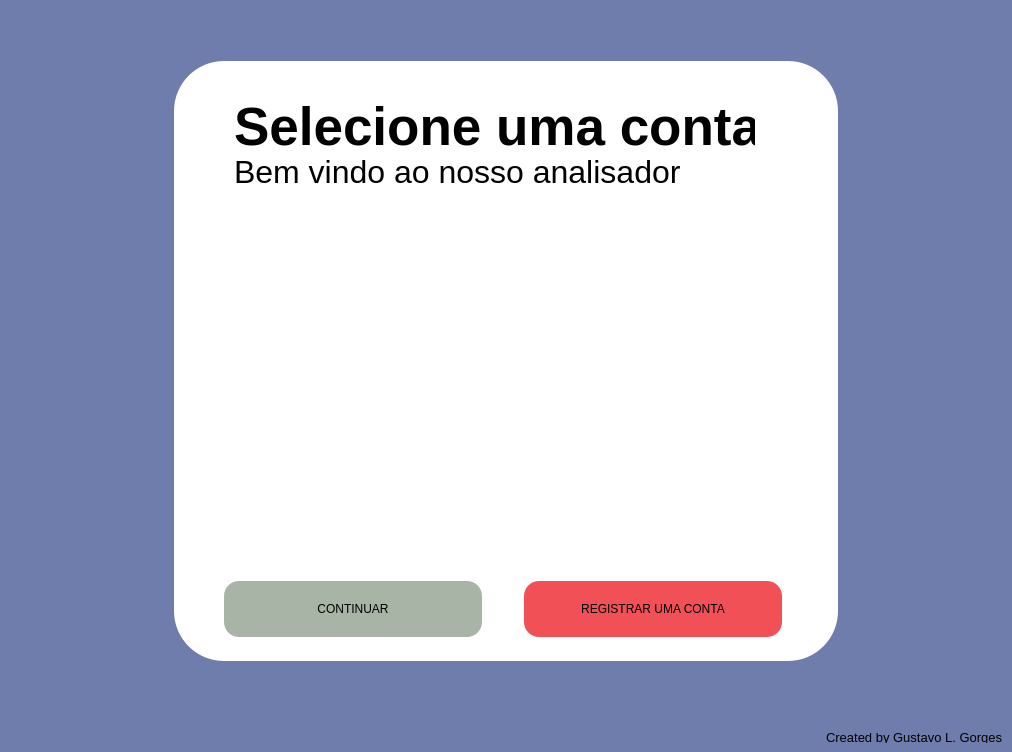
<?xml version="1.0" encoding="UTF-8"?>
<ui version="4.0">
 <class>MainWindow</class>
 <widget class="QMainWindow" name="MainWindow">
  <property name="geometry">
   <rect>
    <x>0</x>
    <y>0</y>
    <width>1012</width>
    <height>752</height>
   </rect>
  </property>
  <property name="minimumSize">
   <size>
    <width>680</width>
    <height>670</height>
   </size>
  </property>
  <property name="windowTitle">
   <string>Cesusc personal analyzer</string>
  </property>
  <property name="styleSheet">
   <string notr="true">background-color:#6E7DAB;</string>
  </property>
  <widget class="QWidget" name="centralwidget">
   <layout class="QVBoxLayout" name="verticalLayout">
    <property name="spacing">
     <number>0</number>
    </property>
    <property name="leftMargin">
     <number>0</number>
    </property>
    <property name="topMargin">
     <number>0</number>
    </property>
    <property name="rightMargin">
     <number>0</number>
    </property>
    <property name="bottomMargin">
     <number>0</number>
    </property>
    <item>
     <widget class="QFrame" name="mainFrame">
      <property name="frameShape">
       <enum>QFrame::NoFrame</enum>
      </property>
      <property name="frameShadow">
       <enum>QFrame::Plain</enum>
      </property>
      <layout class="QHBoxLayout" name="horizontalLayout">
       <property name="spacing">
        <number>0</number>
       </property>
       <property name="leftMargin">
        <number>0</number>
       </property>
       <property name="topMargin">
        <number>0</number>
       </property>
       <property name="rightMargin">
        <number>0</number>
       </property>
       <property name="bottomMargin">
        <number>0</number>
       </property>
       <item>
        <widget class="QFrame" name="frame">
         <property name="maximumSize">
          <size>
           <width>664</width>
           <height>600</height>
          </size>
         </property>
         <property name="styleSheet">
          <string notr="true">border-radius:50px;
background-color:white;</string>
         </property>
         <property name="frameShape">
          <enum>QFrame::NoFrame</enum>
         </property>
         <property name="frameShadow">
          <enum>QFrame::Raised</enum>
         </property>
         <widget class="QLabel" name="tittleLabel">
          <property name="geometry">
           <rect>
            <x>60</x>
            <y>40</y>
            <width>521</width>
            <height>51</height>
           </rect>
          </property>
          <property name="font">
           <font>
            <pointsize>40</pointsize>
            <bold>true</bold>
           </font>
          </property>
          <property name="styleSheet">
           <string notr="true">color:black;</string>
          </property>
          <property name="text">
           <string>Selecione uma conta</string>
          </property>
         </widget>
         <widget class="QLabel" name="subTittleLabel">
          <property name="geometry">
           <rect>
            <x>60</x>
            <y>90</y>
            <width>451</width>
            <height>41</height>
           </rect>
          </property>
          <property name="font">
           <font>
            <pointsize>24</pointsize>
            <bold>false</bold>
            <underline>false</underline>
            <strikeout>false</strikeout>
            <kerning>true</kerning>
           </font>
          </property>
          <property name="styleSheet">
           <string notr="true">color:black;</string>
          </property>
          <property name="text">
           <string>Bem vindo ao nosso analisador</string>
          </property>
         </widget>
         <widget class="QPushButton" name="continueButton">
          <property name="geometry">
           <rect>
            <x>50</x>
            <y>520</y>
            <width>258</width>
            <height>56</height>
           </rect>
          </property>
          <property name="styleSheet">
           <string notr="true">QPushButton{
	color:black;
	background-color:#A8B4A5;
	:15px;
	border-radius:15px
}

QPushButton:hover{
	background-color:rgb(117, 129, 114);
}

QPushButton:pressed{
	background-color:rgb(82, 88, 80);
}</string>
          </property>
          <property name="text">
           <string>CONTINUAR</string>
          </property>
         </widget>
         <widget class="QPushButton" name="registerButton">
          <property name="geometry">
           <rect>
            <x>350</x>
            <y>520</y>
            <width>258</width>
            <height>56</height>
           </rect>
          </property>
          <property name="styleSheet">
           <string notr="true">QPushButton{
	color:black;
	background-color:#F15156;
	:15px;
	border-radius:15px
}

QPushButton:hover{
	background-color:rgb(196, 63, 68);
}

QPushButton:pressed{
	background-color:rgb(121, 38, 40);
}</string>
          </property>
          <property name="text">
           <string>REGISTRAR UMA CONTA</string>
          </property>
         </widget>
         <widget class="QFrame" name="usersFrame">
          <property name="geometry">
           <rect>
            <x>60</x>
            <y>140</y>
            <width>551</width>
            <height>371</height>
           </rect>
          </property>
          <property name="frameShape">
           <enum>QFrame::StyledPanel</enum>
          </property>
          <property name="frameShadow">
           <enum>QFrame::Raised</enum>
          </property>
         </widget>
        </widget>
       </item>
      </layout>
     </widget>
    </item>
    <item>
     <widget class="QFrame" name="creditsFrame">
      <property name="maximumSize">
       <size>
        <width>16777215</width>
        <height>30</height>
       </size>
      </property>
      <property name="frameShape">
       <enum>QFrame::NoFrame</enum>
      </property>
      <property name="frameShadow">
       <enum>QFrame::Plain</enum>
      </property>
      <layout class="QHBoxLayout" name="horizontalLayout_3">
       <item alignment="Qt::AlignRight">
        <widget class="QLabel" name="creditsLabel">
         <property name="font">
          <font>
           <pointsize>10</pointsize>
          </font>
         </property>
         <property name="text">
          <string>Created by Gustavo L. Gorges</string>
         </property>
        </widget>
       </item>
      </layout>
     </widget>
    </item>
   </layout>
  </widget>
 </widget>
 <resources>
  <include location="UIresources.qrc"/>
 </resources>
 <connections/>
</ui>
